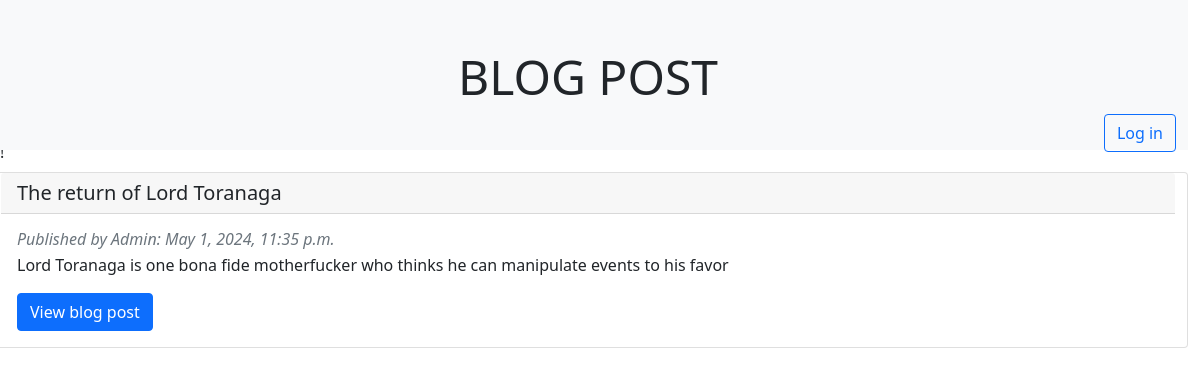
The app's page /, older data.
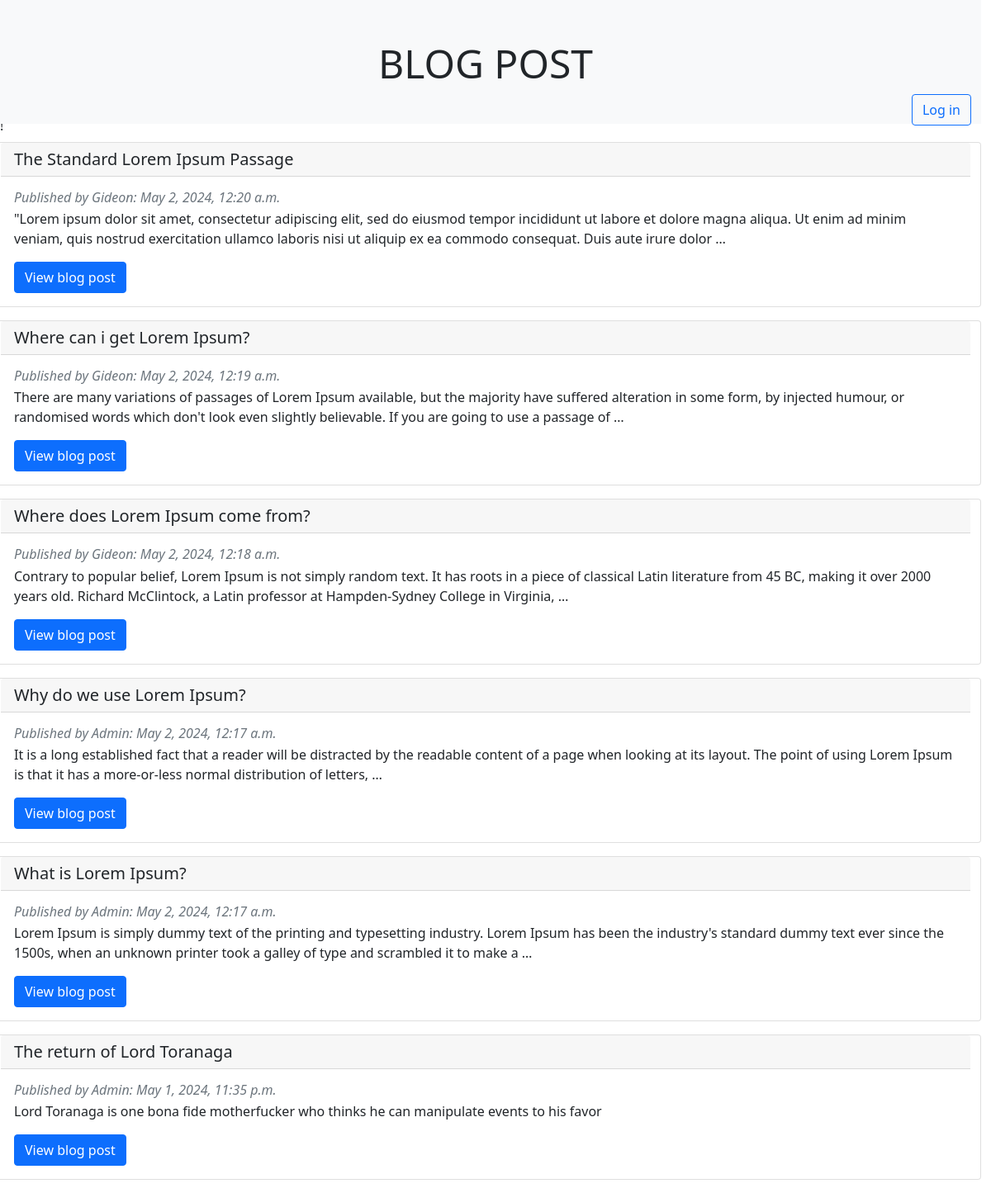
The same page, newer data.
### blog_app/models.py (models this page shows)
class Blog(models.Model):
    title = models.CharField(max_length=250)
    content = models.TextField()
    author = models.CharField(max_length=200)
    created_date = models.DateTimeField(default=datetime.now, blank=True)

### blog_app/views.py (the view)
# urls.py: path('', views.index, name='index'),
def index(request):
    blogs = Blog.objects.all()
    context = {
    'blogs': blogs
    }
    return render(request, 'index.html', context)

### blog_app/templates/index.html (shortened to what this page needs)
!<!DOCTYPE html>
<!DOCTYPE html>
<html lang="en" dir="ltr">
  <head>
    <link href="https://cdn.jsdelivr.net/npm/bootstrap@5.0.2/dist/css/bootstrap.min.css"
          rel="stylesheet"
          />
  </head>
  <body class="" style="padding-top:140px;">
    {% block header %}
    <div class="row container-flex w-100 text-center justify-content-end bg-light text-dark fixed-top mb-4" style="height:150px">
      <h1 class="display-5 mt-5">BLOG POST</h1>
      <div class="col-auto">
        {% if not user.is_authenticated %}
        <a href={% url 'login' %}><button class="btn btn-outline-primary">Log in</button></a>
        {% endif %}
      </div>
    </div>
    {% endblock %}
    {% block content %}
    <div class="row container-flex mt-2 w-100">
      {% for blog in blogs reversed %}
      <div class="card mb-3">
        <h5 class="card-header">{{blog.title}}</h5>
        <div class="card-body">
          <h6 class="text-muted d-inline"><i>Published by {{blog.author|capfirst}}: {{blog.created_date}}</i></h6>
          <p class="card-text mt-1">{{ blog.content|truncatewords:40 }}</p>
          <a href={% url 'post_detail' blog.id %} class="btn btn-primary">View blog post</a>
        </div>
      </div>
      {% endfor %}
    </div>
    {% endblock %}
  </body>
</html>

Row changes from the older to the newer data that the page shows:
added Blog: title "The Standard Lorem Ipsum Passage", author "Gideon", created_date "May 2, 2024, 12:20 a.m.", content "\"Lorem ipsum dolor sit amet, consectetur adipiscing elit, sed do eiusmod tempor incididunt ut labore et dolore magna aliqua. Ut enim ad minim veniam, quis nostrud exercitation ullamco laboris nisi ut aliquip ex ea commodo consequat. Duis aute irure dolor …"
added Blog: title "Where can i get Lorem Ipsum?", author "Gideon", created_date "May 2, 2024, 12:19 a.m.", content "There are many variations of passages of Lorem Ipsum available, but the majority have suffered alteration in some form, by injected humour, or randomised words which don't look even slightly believable. If you are going to use a passage of …"
added Blog: title "Where does Lorem Ipsum come from?", author "Gideon", created_date "May 2, 2024, 12:18 a.m.", content "Contrary to popular belief, Lorem Ipsum is not simply random text. It has roots in a piece of classical Latin literature from 45 BC, making it over 2000 years old. Richard McClintock, a Latin professor at Hampden-Sydney College in Virginia, …"
added Blog: title "Why do we use Lorem Ipsum?", author "Admin", created_date "May 2, 2024, 12:17 a.m.", content "It is a long established fact that a reader will be distracted by the readable content of a page when looking at its layout. The point of using Lorem Ipsum is that it has a more-or-less normal distribution of letters, …"
added Blog: title "What is Lorem Ipsum?", author "Admin", created_date "May 2, 2024, 12:17 a.m.", content "Lorem Ipsum is simply dummy text of the printing and typesetting industry. Lorem Ipsum has been the industry's standard dummy text ever since the 1500s, when an unknown printer took a galley of type and scrambled it to make a …"
